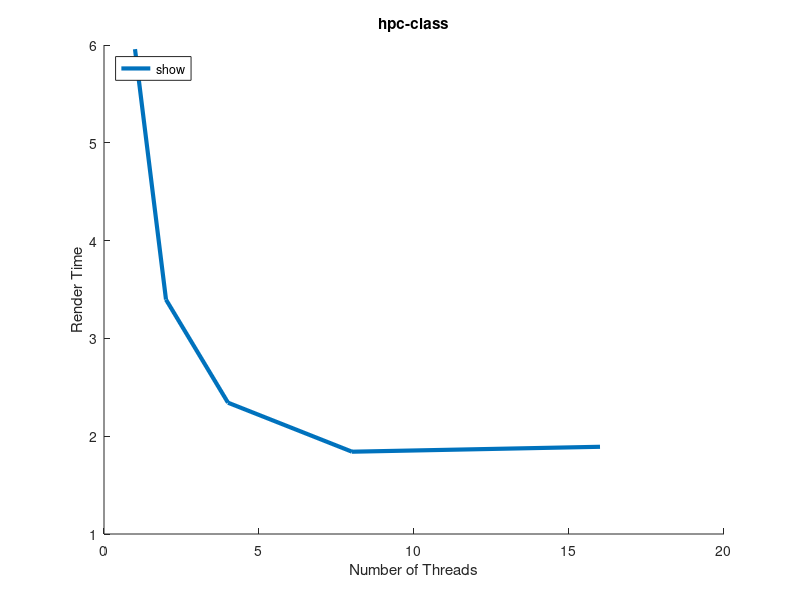

Source code (MATLAB):
function static64
clear all;
close all;
hold on;

x = [1 2 4 8 16];

t0 = [ 5.957563 3.396595 2.342645 1.841425 1.891801 ];
plot(x, t0, 'LineWidth', 3, 'DisplayName', 'models/ironman.obj 3840x2160');

title('hpc-class');
xlabel('Number of Threads');
ylabel('Render Time');
legend('show', 'Location', 'NorthWest');

